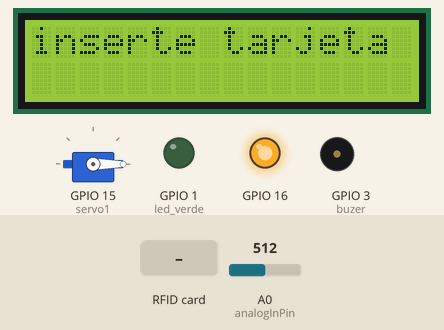
Simulated run of this sketch. Board: ESP8266 (NodeMCU). Shown: 16×2 character LCD, servo, output pins drawn as LEDs (lit = HIGH), buzzer (waves = sounding). The inputs (shaded band) are chosen by the test bench; at power-on: A0 (analogInPin) = 512. WiFi joins after 1.5 s; servers stay silent unless stated; uploads are accepted with an empty reply; what the sketch prints to the serial monitor is not drawn.

Above: at 2.8 s.
2.9 s: RFID card 12 34 56 78 held to the reader
At 3.6 s:
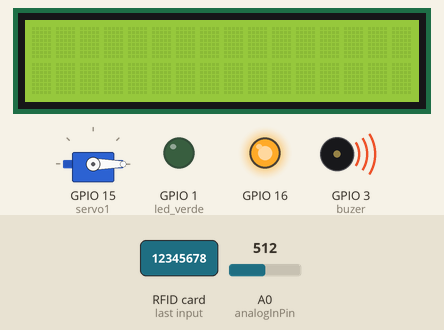
5.9 s: A0 (analogInPin) set to 981
8.0 s: A0 (analogInPin) set to 1009
At 8.9 s:
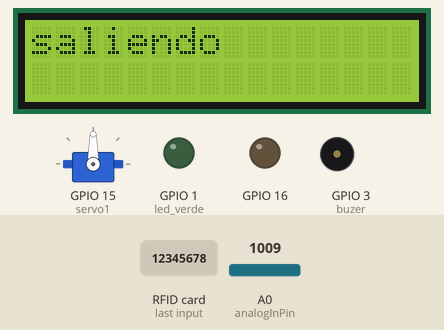
13.0 s: RFID card 5E 7A 19 C4 held to the reader
At 14.86 s:
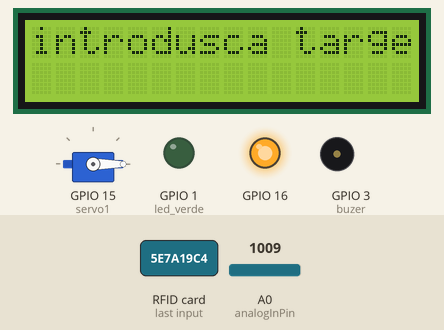
Timing chart, 0 to 18.2 s (numbered marks = the images above; inputs shaded):
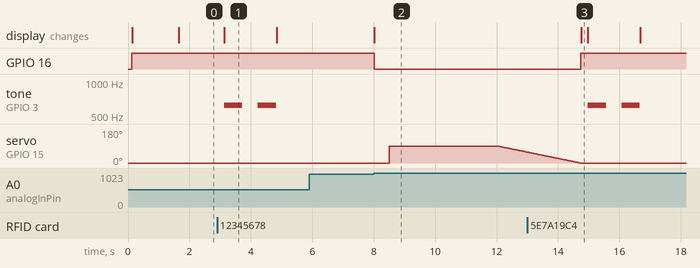

Measured:
- the behaviour switches between 999 and 1000 on A0 (analogInPin) (found by bisection; images 1 and 2)
- after the input at 2.9 s, tone on GPIO 3 (buzer): alternates 622 Hz for 0.60 s and silent for 0.50 s, starting after 0.23 s; the display: changes after 0.23 s (image 1)
- after the input at 5.9 s, every drawn part: stays the same
- after the input at 8.0 s, GPIO 16: HIGH → LOW at once; the display: changes at once (image 2)
- after the input at 13.0 s, GPIO 16: goes on until 14.7 s, then stays HIGH; tone on GPIO 3 (buzer): alternates 622 Hz for 0.60 s and silent for 0.50 s, 4 changes in all, then stays silent, starting after 2.0 s; servo on GPIO 15 (servo1): goes on until 14.7 s, then stays 0°
- what the display in image 1 shows lasts 1.7 s, from 3.1 s to 4.8 s

The sketch:

codigo_aceso_wifi.ino
```cpp
//String mac=WiFi.macAddress();
const int analogInPin = A0;
int val = 0;
String dato;
int PosicionComa; //Variable que nos dice la posicion de la coma en el mensaje.
#include <Servo.h>//libreria para los servos
Servo servo1;//declara los servos
#include <LiquidCrystal_I2C.h>
int lcdColumns = 16;
int lcdRows = 2;
LiquidCrystal_I2C lcd(0x27, lcdColumns, lcdRows);
#include <SPI.h>//libreria nesesaria para el rfid
#include <MFRC522.h>
#define SS_PIN 2//definendopin delrfid
#define RST_PIN 4
int led_verde = 1; ///pin del led
int buzer = 3; //pin del buzer
MFRC522 mfrc522(SS_PIN, RST_PIN); // Instance of the class
//si usas esp32
//#include <HTTPClient.h>
//#include <WiFi.h>
//si usas esp8266
#include <ESP8266WiFiMulti.h>///librerias para elwifi
#include <ESP8266HTTPClient.h>
//lacontraseña y el nombre de la red
//nombre y contaseña de la casa
//char* ssid = "ARRIS-04F2";
//const char* password =  "4CE31B26A0B75370";
//nombre y contaseña de la escuela
//const char* ssid = "UTeM-Administrativos";
//const char* password = "utemadministrativos";
char* ssid = "Magic_red";
const char* password =  "12345678";
String user ;//dato que  enviaremos en post
String pass = "12345";
void setup() {
  pinMode(A0, INPUT);
  SPI.begin();       // Init SPI bus
  mfrc522.PCD_Init(); // Init MFRC522
  //  Serial.println("RFID reading UID");
  // initialize LCD
  lcd.init();
  // turn on LCD backlight
  lcd.backlight();
  lcd.home();
  servo1.attach(15);
  servo1.write(0);
  delay(10);
  Serial.begin(115200);
  WiFi.begin(ssid, password);
  //definiendo entradas y salidas
  pinMode(16, OUTPUT);
  pinMode(led_verde, OUTPUT);
  pinMode(buzer, OUTPUT);
  digitalWrite(16, HIGH);
  Serial.print("Conectando...");
  lcd.print("Conectando...");
  while (WiFi.status() != WL_CONNECTED) { //Check for the connection
    delay(500);
    Serial.print(".");
  }
  lcd.clear();
  lcd.print("inserte tarjeta");
  Serial.print("Conectado con éxito, mi IP es: ");
  Serial.println(WiFi.localIP());
}
void loop() {
  val = analogRead(analogInPin);
  if (val >= 1000) {
    lcd.clear();
    lcd.print("saliendo");
    digitalWrite(16, LOW);
    delay(500);
    servo1.write(90);
    delay(3500);
    for(int i=90;i>=0;i--){
      servo1.write(i);
      delay(30);
    }
    digitalWrite(16, HIGH);
    lcd.clear();
   lcd.print("introdusca targeta");
  }
  if ( mfrc522.PICC_IsNewCardPresent())
  {
    if ( mfrc522.PICC_ReadCardSerial())
    {
      //  Serial.print("Tag UID:");
      //uniendol losbalores en una bariable
      user = mfrc522.uid.uidByte[0], HEX;
      user += mfrc522.uid.uidByte[1], HEX;
      user += mfrc522.uid.uidByte[3], HEX;
      user += mfrc522.uid.uidByte[4], HEX;
      //Serial.print(user);
      if (WiFi.status() == WL_CONNECTED) { //Check WiFi connection status
        HTTPClient http;
        String datos_a_enviar = "user=" + user + "&pass=" + pass; // datos aenviar
        //http.begin("http://172.16.84.200/rfid/checklogin.php");        //Indicamos el destino
        http.begin("http://192.168.0.6/acceso/Model/arduino/entrada.php");        //Indicamos el destino
        http.addHeader("Content-Type", "application/x-www-form-urlencoded"); //Preparamos el header text/plain si solo vamos a enviar texto plano sin un paradigma llave:valor.
        int codigo_respuesta = http.POST(datos_a_enviar);   //Enviamos el post pasándole, los datos que queremos enviar. (esta función nos devuelve un código que guardamos en un int)
        if (codigo_respuesta > 0) {
           Serial.println("Código HTTP ► " + String(codigo_respuesta));   //Print return code
          if (codigo_respuesta == 200) { //si la conexion fue esitosa
            String cuerpo_respuesta = http.getString();
            Serial.println("El servidor respondió ▼ ");
             Serial.println(cuerpo_respuesta);
         //   PosicionComa = cuerpo_respuesta.indexOf (',');
            //Serial.println (cuerpo_respuesta.substring (0, PosicionComa));
           // cuerpo_respuesta = cuerpo_respuesta.substring (PosicionComa + 1, cuerpo_respuesta.length());
           cuerpo_respuesta.trim();
           Serial.println(cuerpo_respuesta);
            if (cuerpo_respuesta == "aprobado") { //siel cuerpo resibido es aprobadi
              //  Serial.println("confirmacion aprobada pase");
              digitalWrite(16, LOW);
              lcd.clear();
              lcd.setCursor(0, 0);
              lcd.print(cuerpo_respuesta);
              digitalWrite(buzer, HIGH);
              digitalWrite(led_verde, HIGH);
              servo1.write(90);
              tone(buzer, 622.25);
              delay(600);
              noTone(buzer);
              digitalWrite(led_verde, LOW);
              delay(4000);
              servo1.write(0);
              digitalWrite(16, HIGH);
            } else { //siel cuerpo resibido es denegado
              noTone(buzer);
              lcd.clear();
              lcd.print(cuerpo_respuesta);
              digitalWrite(led_verde, LOW);
              digitalWrite(16, HIGH);
              tone(buzer, 622.25);
              delay(600);
              noTone(buzer);
              delay(500);
              tone(buzer, 622.25);
              delay(600);
              noTone(buzer);
              // Serial.print(user);
            }
            lcd.clear();
            lcd.print("inserte tarjeta");
          }
        } else { //error al enviar el pos
          //Serial.print("Error enviando POST, código: ");
          //Serial.println(codigo_respuesta);//si temuestra en el monitor serial -1 es que no sea enviado
          lcd.clear();
          lcd.print("Error en POST");
        }
        http.end();  //libero recursos
      } else {
        //Serial.println("Error en la conexión WIFI");
        lcd.clear();
        lcd.print("Error conexión");
      }
      delay(2000);
      mfrc522.PICC_HaltA();//detiene el rfid paraque no este  constantemente revisando
    }
  }
}
```
